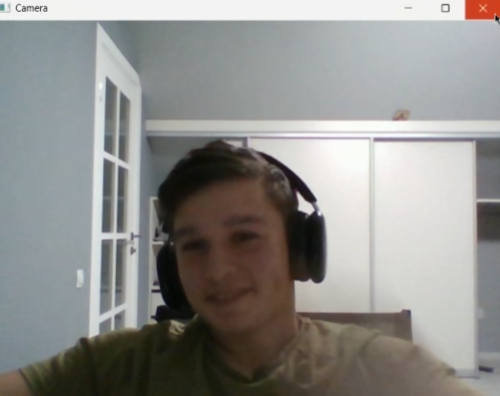
#> input picture Block2.OpenCV/room.png, 500 x 396 px
$ python lekcia1_block2.py
#> lines starting #> are read from the running program, lines starting #| are printed output that depends on the picture
import cv2
image = cv2.imread('room.png')
#> image is the input picture: shape (396, 500, 3); mean B, G, R 139.9, 142.7, 143.4
cv2.imshow('Room', image)
cv2.imwrite('room_copy.jpg', image)
resized = cv2.resize(image, (400, 400))
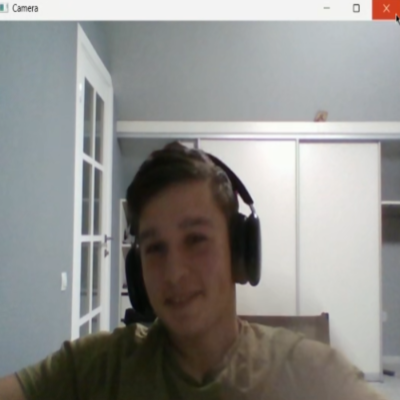
#> resized: shape (400, 400, 3); mean B, G, R 139.8, 142.6, 143.3
gray = cv2.cvtColor(image, cv2.COLOR_BGR2GRAY)
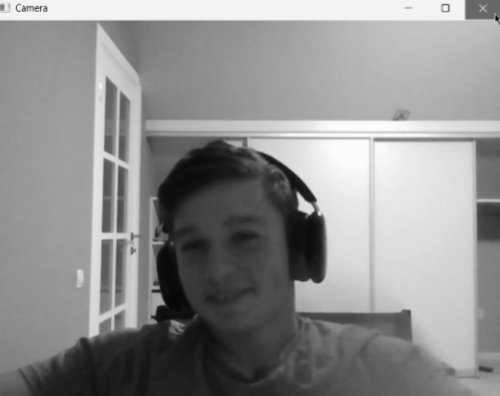
#> gray: shape (396, 500); min 2, max 253, mean 142.6
blur = cv2.GaussianBlur(image, (5, 5), 0)
cv2.imshow('Gray', gray)
cv2.imshow('Blur', blur)
cv2.imwrite('result.png', blur)
cv2.waitKey(0)
cv2.destroyAllWindows()
